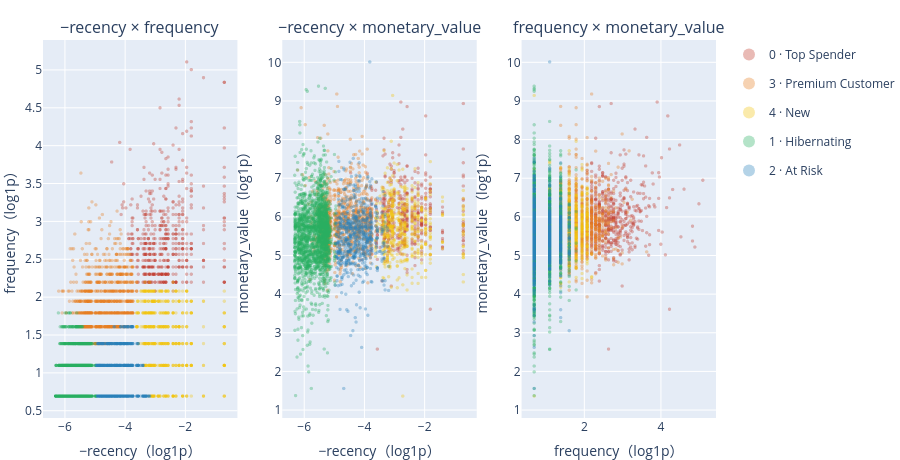

The notebook cell this image was saved under:
### Code cell
import numpy as np
import plotly.graph_objects as go
from plotly.subplots import make_subplots

PAL = ["#C0392B", "#E67E22", "#F1C40F", "#27AE60", "#2980B9"]
color = {c: PAL[i % len(PAL)] for i, c in enumerate(order)}

# recency = 距今天数，取负号后越大越近
AX = {"recency": lambda s: -np.log1p(s),
      "frequency": np.log1p,
      "monetary_value": np.log1p}
name = {"recency": "−recency", "frequency": "frequency", "monetary_value": "monetary_value"}
pairs = [("recency", "frequency"),
         ("recency", "monetary_value"),
         ("frequency", "monetary_value")]

fig = make_subplots(rows=1, cols=3,
                    subplot_titles=[f"{name[a]} × {name[b]}" for a, b in pairs])
for j, (a, b) in enumerate(pairs, start=1):
    for c in order:
        g = df_merge[df_merge["Cluster"] == c]
        fig.add_trace(go.Scattergl(
            x=AX[a](g[a]),
            y=AX[b](g[b]),
            mode="markers",
            name=f"{c} · {label_map[c]}",
            legendgroup=str(c),
            showlegend=(j == 1),
            marker=dict(size=3.5, color=color[c], opacity=0.35),
            customdata=np.stack([g["frequency"], g["monetary_value"],
                                 g["recency"], g["clv"]], -1),
            hovertemplate=g.apply(hover, axis=1),
        ), row=1, col=j)
    fig.update_xaxes(title_text=f"{name[a]}（log1p）", row=1, col=j)
    fig.update_yaxes(title_text=f"{name[b]}（log1p）", row=1, col=j)

fig.update_layout(height=460, margin=dict(l=0, r=0, t=40, b=0),
                  legend=dict(itemsizing="constant"))
fig.show()

### Figure 1 — Plotly figure (JSON) as saved in the notebook; plotly's stock layout.template omitted (floating-point values rounded to 4 significant figures; data arrays with more than 128 entries replaced by an {"elided": "..."} marker saying what was removed)
{"data": [{"customdata": {"elided": "514x4 float values"}, "hovertemplate": {"elided": "514 str values"}, "legendgroup": "0", "marker": {"color": "#C0392B", "opacity": 0.35, "size": 3.5}, "mode": "markers", "name": "0 · Top Spender", "showlegend": true, "type": "scattergl", "x": {"elided": "514 float values"}, "xaxis": "x", "y": {"elided": "514 float values"}, "yaxis": "y"}, {"customdata": {"elided": "1011x4 float values"}, "hovertemplate": {"elided": "1011 str values"}, "legendgroup": "3", "marker": {"color": "#E67E22", "opacity": 0.35, "size": 3.5}, "mode": "markers", "name": "3 · Premium Customer", "showlegend": true, "type": "scattergl", "x": {"elided": "1011 float values"}, "xaxis": "x", "y": {"elided": "1011 float values"}, "yaxis": "y"}, {"customdata": {"elided": "570x4 float values"}, "hovertemplate": {"elided": "570 str values"}, "legendgroup": "4", "marker": {"color": "#F1C40F", "opacity": 0.35, "size": 3.5}, "mode": "markers", "name": "4 · New", "showlegend": true, "type": "scattergl", "x": {"elided": "570 float values"}, "xaxis": "x", "y": {"elided": "570 float values"}, "yaxis": "y"}, {"customdata": {"elided": "2125x4 float values"}, "hovertemplate": {"elided": "2125 str values"}, "legendgroup": "1", "marker": {"color": "#27AE60", "opacity": 0.35, "size": 3.5}, "mode": "markers", "name": "1 · Hibernating", "showlegend": true, "type": "scattergl", "x": {"elided": "2125 float values"}, "xaxis": "x", "y": {"elided": "2125 float values"}, "yaxis": "y"}, {"customdata": {"elided": "698x4 float values"}, "hovertemplate": {"elided": "698 str values"}, "legendgroup": "2", "marker": {"color": "#2980B9", "opacity": 0.35, "size": 3.5}, "mode": "markers", "name": "2 · At Risk", "showlegend": true, "type": "scattergl", "x": {"elided": "698 float values"}, "xaxis": "x", "y": {"elided": "698 float values"}, "yaxis": "y"}, {"customdata": {"elided": "514x4 float values"}, "hovertemplate": {"elided": "514 str values"}, "legendgroup": "0", "marker": {"color": "#C0392B", "opacity": 0.35, "size": 3.5}, "mode": "markers", "name": "0 · Top Spender", "showlegend": false, "type": "scattergl", "x": {"elided": "514 float values"}, "xaxis": "x2", "y": {"elided": "514 float values"}, "yaxis": "y2"}, {"customdata": {"elided": "1011x4 float values"}, "hovertemplate": {"elided": "1011 str values"}, "legendgroup": "3", "marker": {"color": "#E67E22", "opacity": 0.35, "size": 3.5}, "mode": "markers", "name": "3 · Premium Customer", "showlegend": false, "type": "scattergl", "x": {"elided": "1011 float values"}, "xaxis": "x2", "y": {"elided": "1011 float values"}, "yaxis": "y2"}, {"customdata": {"elided": "570x4 float values"}, "hovertemplate": {"elided": "570 str values"}, "legendgroup": "4", "marker": {"color": "#F1C40F", "opacity": 0.35, "size": 3.5}, "mode": "markers", "name": "4 · New", "showlegend": false, "type": "scattergl", "x": {"elided": "570 float values"}, "xaxis": "x2", "y": {"elided": "570 float values"}, "yaxis": "y2"}, {"customdata": {"elided": "2125x4 float values"}, "hovertemplate": {"elided": "2125 str values"}, "legendgroup": "1", "marker": {"color": "#27AE60", "opacity": 0.35, "size": 3.5}, "mode": "markers", "name": "1 · Hibernating", "showlegend": false, "type": "scattergl", "x": {"elided": "2125 float values"}, "xaxis": "x2", "y": {"elided": "2125 float values"}, "yaxis": "y2"}, {"customdata": {"elided": "698x4 float values"}, "hovertemplate": {"elided": "698 str values"}, "legendgroup": "2", "marker": {"color": "#2980B9", "opacity": 0.35, "size": 3.5}, "mode": "markers", "name": "2 · At Risk", "showlegend": false, "type": "scattergl", "x": {"elided": "698 float values"}, "xaxis": "x2", "y": {"elided": "698 float values"}, "yaxis": "y2"}, {"customdata": {"elided": "514x4 float values"}, "hovertemplate": {"elided": "514 str values"}, "legendgroup": "0", "marker": {"color": "#C0392B", "opacity": 0.35, "size": 3.5}, "mode": "markers", "name": "0 · Top Spender", "showlegend": false, "type": "scattergl", "x": {"elided": "514 float values"}, "xaxis": "x3", "y": {"elided": "514 float values"}, "yaxis": "y3"}, {"customdata": {"elided": "1011x4 float values"}, "hovertemplate": {"elided": "1011 str values"}, "legendgroup": "3", "marker": {"color": "#E67E22", "opacity": 0.35, "size": 3.5}, "mode": "markers", "name": "3 · Premium Customer", "showlegend": false, "type": "scattergl", "x": {"elided": "1011 float values"}, "xaxis": "x3", "y": {"elided": "1011 float values"}, "yaxis": "y3"}, {"customdata": {"elided": "570x4 float values"}, "hovertemplate": {"elided": "570 str values"}, "legendgroup": "4", "marker": {"color": "#F1C40F", "opacity": 0.35, "size": 3.5}, "mode": "markers", "name": "4 · New", "showlegend": false, "type": "scattergl", "x": {"elided": "570 float values"}, "xaxis": "x3", "y": {"elided": "570 float values"}, "yaxis": "y3"}, {"customdata": {"elided": "2125x4 float values"}, "hovertemplate": {"elided": "2125 str values"}, "legendgroup": "1", "marker": {"color": "#27AE60", "opacity": 0.35, "size": 3.5}, "mode": "markers", "name": "1 · Hibernating", "showlegend": false, "type": "scattergl", "x": {"elided": "2125 float values"}, "xaxis": "x3", "y": {"elided": "2125 float values"}, "yaxis": "y3"}, {"customdata": {"elided": "698x4 float values"}, "hovertemplate": {"elided": "698 str values"}, "legendgroup": "2", "marker": {"color": "#2980B9", "opacity": 0.35, "size": 3.5}, "mode": "markers", "name": "2 · At Risk", "showlegend": false, "type": "scattergl", "x": {"elided": "698 float values"}, "xaxis": "x3", "y": {"elided": "698 float values"}, "yaxis": "y3"}], "layout": {"annotations": [{"font": {"size": 16}, "showarrow": false, "text": "−recency × frequency", "x": 0.1444, "xanchor": "center", "xref": "paper", "y": 1, "yanchor": "bottom", "yref": "paper"}, {"font": {"size": 16}, "showarrow": false, "text": "−recency × monetary_value", "x": 0.5, "xanchor": "center", "xref": "paper", "y": 1, "yanchor": "bottom", "yref": "paper"}, {"font": {"size": 16}, "showarrow": false, "text": "frequency × monetary_value", "x": 0.8556, "xanchor": "center", "xref": "paper", "y": 1, "yanchor": "bottom", "yref": "paper"}], "height": 460, "legend": {"itemsizing": "constant"}, "margin": {"b": 0, "l": 0, "r": 0, "t": 40}, "xaxis": {"anchor": "y", "domain": [0, 0.2889], "title": {"text": "−recency（log1p）"}}, "xaxis2": {"anchor": "y2", "domain": [0.3556, 0.6444], "title": {"text": "−recency（log1p）"}}, "xaxis3": {"anchor": "y3", "domain": [0.7111, 1], "title": {"text": "frequency（log1p）"}}, "yaxis": {"anchor": "x", "domain": [0, 1], "title": {"text": "frequency（log1p）"}}, "yaxis2": {"anchor": "x2", "domain": [0, 1], "title": {"text": "monetary_value（log1p）"}}, "yaxis3": {"anchor": "x3", "domain": [0, 1], "title": {"text": "monetary_value（log1p）"}}}}
